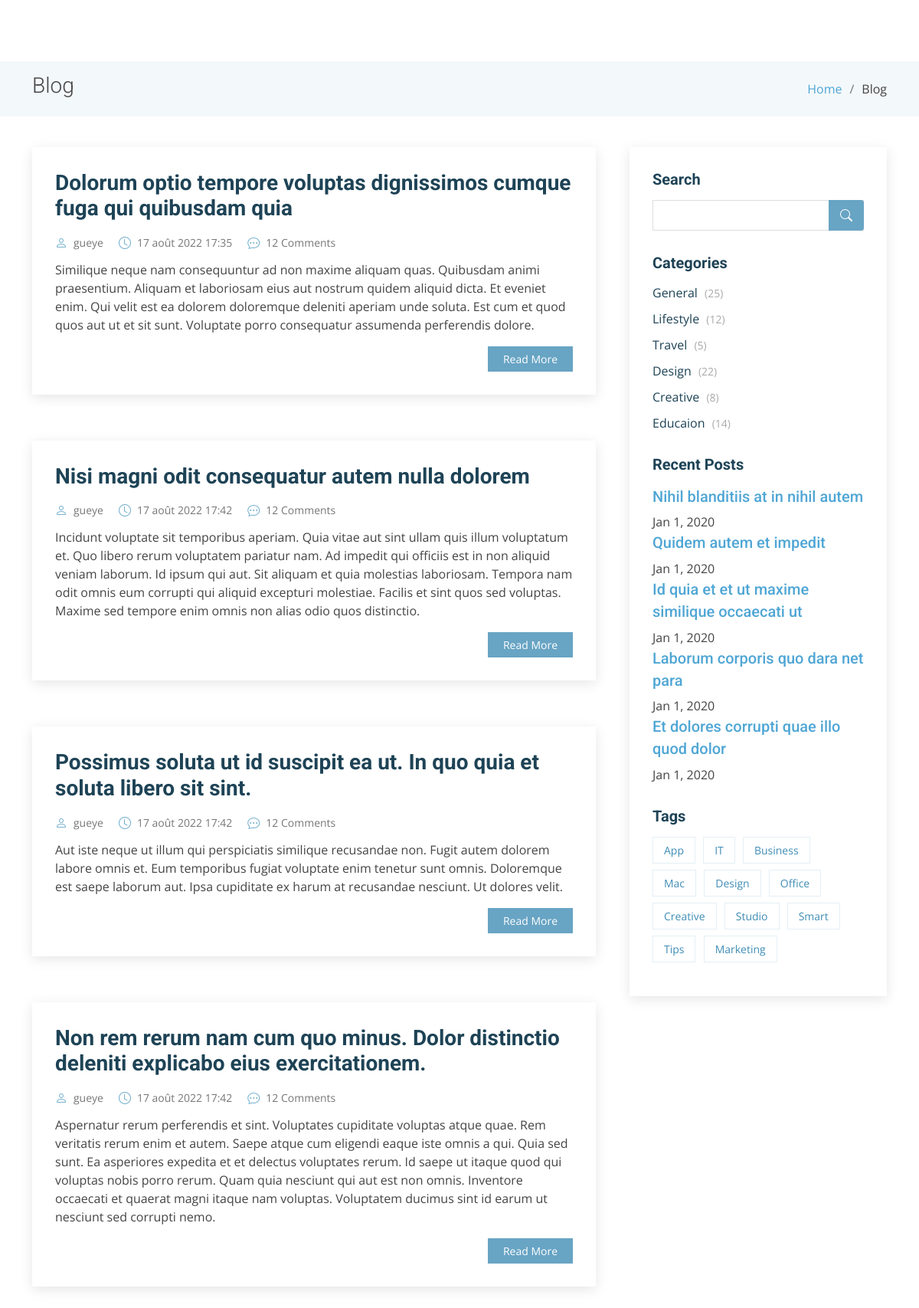
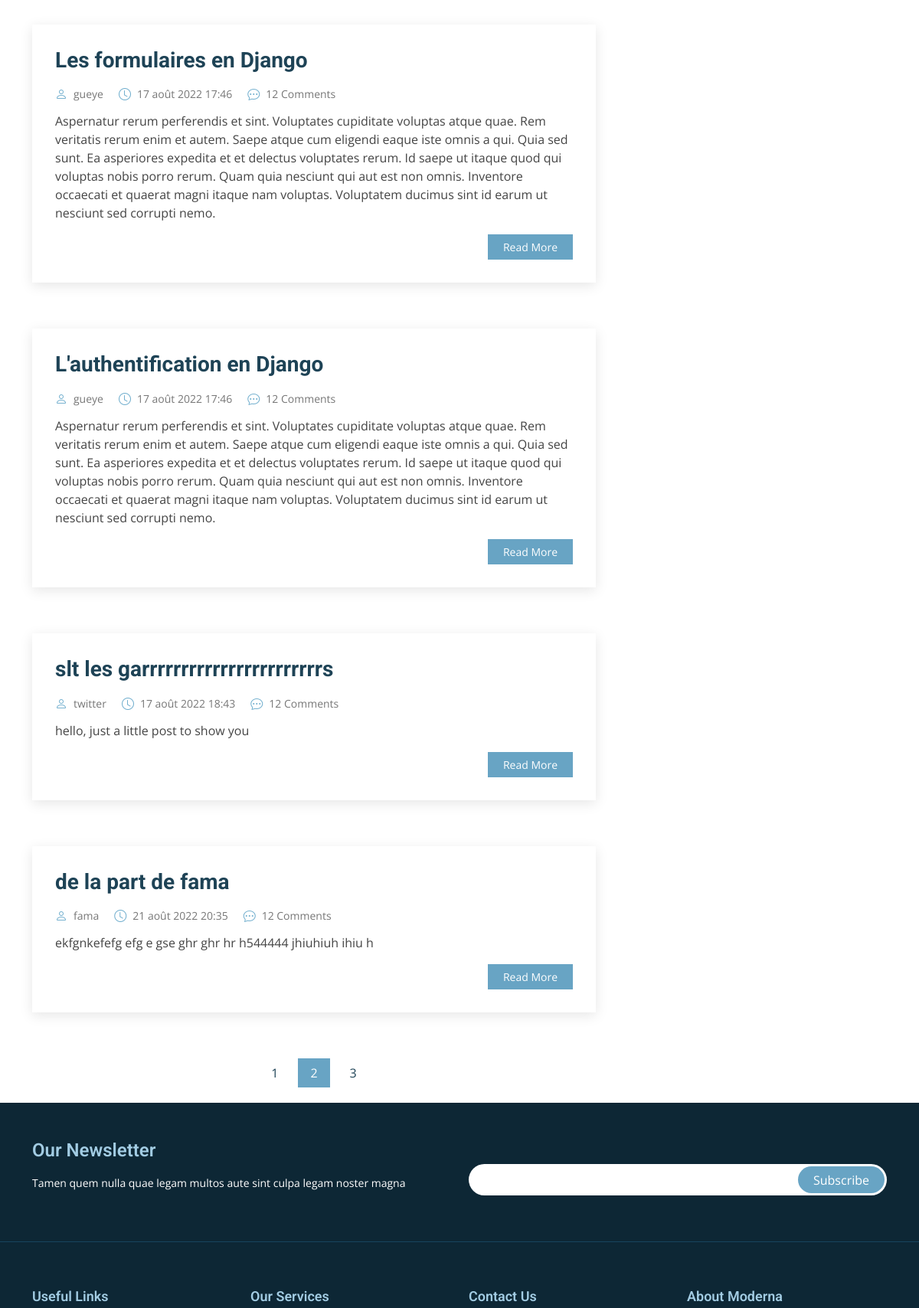
Screenshot of /blog/ (upper part) with the database file from the repository (2 pictures, top to bottom).
### App/models.py (models this page shows)
class Post(models.Model):
    title = models.CharField(max_length=70)
    description = models.CharField(max_length=1000)
    time_pub = models.DateTimeField('date published', default=timezone.now())
    publisher = models.ForeignKey(User, on_delete=models.CASCADE)

class User(AbstractUser):
    first_name = models.CharField(max_length=70)
    last_name = models.CharField(max_length=70)
    statut = models.CharField(max_length=25, default='simple')
    profile_photo = models.ImageField(blank=True)

### App/views.py (the view)
# urls.py: path('blog/', views.blog, name='blog'),
def blog(request):
    posts = Post.objects.all()
    context = {'posts':posts}
    return render(request, 'App/pages/blog.html', context)

### App/templates/App/pages/blog.html
{% extends '../appli/base.html' %}
{% load static %}
{% block content %}
  <main id="main">
    <section class="breadcrumbs">
      <div class="container">
        <div class="d-flex justify-content-between align-items-center">
          <h2>Blog</h2>
          <ol>
            <li><a href="{% url 'accueil' %}">Home</a></li>
            <li>Blog</li>
          </ol>
        </div>
      </div>
    </section>
    <section id="blog" class="blog">
      <div class="container" data-aos="fade-up">
        <div class="row">
          <div class="col-lg-8 entries">
          {% for post in posts%}
            <article class="entry">
              <h2 class="entry-title">
                <a href="{% url 'blogsingle' post.id %}">{{post.title}}</a>
              </h2>
              <div class="entry-meta">
                <ul>
                  <li class="d-flex align-items-center"><i class="bi bi-person"></i> <a href="{% url 'blogsingle' post.id %}">{{ post.publisher }}</a></li>
                  <li class="d-flex align-items-center"><i class="bi bi-clock"></i> <a href="{% url 'blogsingle' post.id %}"><time datetime="2020-01-01">{{post.time_pub}}</time></a></li>
                  <li class="d-flex align-items-center"><i class="bi bi-chat-dots"></i> <a href="{% url 'blogsingle' post.id %}">12 Comments</a></li>
                </ul>
              </div>
              <div class="entry-content">
                <p>
                  {{post.description}}
                </p>
                <div class="read-more">
                  <a href="{% url 'blogsingle' post.id %}">Read More</a>
                </div>
              </div>
            </article>
          {% endfor %}
            <div class="blog-pagination">
              <ul class="justify-content-center">
                <li><a href="#">1</a></li>
                <li class="active"><a href="#">2</a></li>
                <li><a href="#">3</a></li>
              </ul>
            </div>
          </div>
          <div class="col-lg-4">
            <div class="sidebar">
              <h3 class="sidebar-title">Search</h3>
              <div class="sidebar-item search-form">
                <form action="">
                  <input type="text">
                  <button type="submit"><i class="bi bi-search"></i></button>
                </form>
              </div>
              <h3 class="sidebar-title">Categories</h3>
              <div class="sidebar-item categories">
                <ul>
                  <li><a href="#">General <span>(25)</span></a></li>
                  <li><a href="#">Lifestyle <span>(12)</span></a></li>
                  <li><a href="#">Travel <span>(5)</span></a></li>
                  <li><a href="#">Design <span>(22)</span></a></li>
                  <li><a href="#">Creative <span>(8)</span></a></li>
                  <li><a href="#">Educaion <span>(14)</span></a></li>
                </ul>
              </div>
              <h3 class="sidebar-title">Recent Posts</h3>
              <div class="sidebar-item">
                <div class="post-item clearfix">
                  <h4><a href="" class="blockquote">Nihil blanditiis at in nihil autem</a></h4>
                  <time datetime="2020-01-01">Jan 1, 2020</time>
                </div>
                <div class="post-item clearfix">
                  <h4><a href="" class="blockquote">Quidem autem et impedit</a></h4>
                  <time datetime="2020-01-01">Jan 1, 2020</time>
                </div>
                <div class="post-item clearfix">
                  <h4><a href="" class="blockquote">Id quia et et ut maxime similique occaecati ut</a></h4>
                  <time datetime="2020-01-01">Jan 1, 2020</time>
                </div>
                <div class="post-item clearfix">
                  <h4><a href="" class="blockquote">Laborum corporis quo dara net para</a></h4>
                  <time datetime="2020-01-01">Jan 1, 2020</time>
                </div>
                <div class="post-item clearfix">
                  <h4><a href="" class="blockquote">Et dolores corrupti quae illo quod dolor</a></h4>
                  <time datetime="2020-01-01">Jan 1, 2020</time>
                </div>
              </div>
              <h3 class="sidebar-title">Tags</h3>
              <div class="sidebar-item tags">
                <ul>
                  <li><a href="#">App</a></li>
                  <li><a href="#">IT</a></li>
                  <li><a href="#">Business</a></li>
                  <li><a href="#">Mac</a></li>
                  <li><a href="#">Design</a></li>
                  <li><a href="#">Office</a></li>
                  <li><a href="#">Creative</a></li>
                  <li><a href="#">Studio</a></li>
                  <li><a href="#">Smart</a></li>
                  <li><a href="#">Tips</a></li>
                  <li><a href="#">Marketing</a></li>
                </ul>
              </div>
            </div>
          </div>
        </div>
      </div>
    </section>
  </main>
  {%endblock %}

### static/assets/css/style.css (style rules this page uses)
body { font-family: "Open Sans", sans-serif; color: #444; }
a { color: #4fa6d5; text-decoration: none; }
h1, h2, h3, h4, h5, h6, .font-primary { font-family: "Roboto", sans-serif; }
#main { margin-top: 80px; }
section { padding: 60px 0; }
.breadcrumbs { padding: 15px 0; background-color: #f3f8fa; min-height: 40px; }
.breadcrumbs h2 { font-size: 28px; font-weight: 300; }
.breadcrumbs ol { display: flex; flex-wrap: wrap; list-style: none; padding: 0; margin: 0; }
.breadcrumbs ol li+li { padding-left: 10px; }
.breadcrumbs ol li+li::before { display: inline-block; padding-right: 10px; color: #6c757d; content: "/"; }
.blog { padding: 40px 0 20px 0; }
.blog .entry { padding: 30px; margin-bottom: 60px; box-shadow: 0 4px 16px rgba(0, 0, 0, 0.1); }
.blog .entry .entry-title { font-size: 28px; font-weight: bold; padding: 0; margin: 0 0 20px 0; }
.blog .entry .entry-title a { color: #1e4356; transition: 0.3s; }
.blog .entry .entry-meta { margin-bottom: 15px; color: #72afce; }
.blog .entry .entry-meta ul { display: flex; flex-wrap: wrap; list-style: none; align-items: center; padding: 0; margin: 0; }
.blog .entry .entry-meta ul li+li { padding-left: 20px; }
.blog .entry .entry-meta i { font-size: 16px; margin-right: 8px; line-height: 0; }
.blog .entry .entry-meta a { color: #777777; font-size: 14px; display: inline-block; line-height: 1; }
.blog .entry .entry-content p { line-height: 24px; }
.blog .entry .entry-content .read-more { -moz-text-align-last: right; text-align-last: right; }
.blog .entry .entry-content .read-more a { display: inline-block; background: #68A4C4; color: #fff; padding: 6px 20px; transition: 0.3s; font-size: 14px; }
.blog .blog-pagination { color: #387ea2; }
.blog .blog-pagination ul { display: flex; padding: 0; margin: 0; list-style: none; }
.blog .blog-pagination li { margin: 0 5px; transition: 0.3s; }
.blog .blog-pagination li a { color: #1e4356; padding: 7px 16px; display: flex; align-items: center; justify-content: center; }
.blog .blog-pagination li.active, .blog .blog-pagination li:hover { background: #68A4C4; }
.blog .blog-pagination li.active a, .blog .blog-pagination li:hover a { color: #fff; }
.blog .sidebar { padding: 30px; margin: 0 0 60px 20px; box-shadow: 0 4px 16px rgba(0, 0, 0, 0.1); }
.blog .sidebar .sidebar-title { font-size: 20px; font-weight: 700; padding: 0 0 0 0; margin: 0 0 15px 0; color: #1e4356; position: relative; }
.blog .sidebar .sidebar-item { margin-bottom: 30px; }
.blog .sidebar .search-form form { background: #fff; border: 1px solid #ddd; padding: 3px 10px; position: relative; }
.blog .sidebar .search-form form input[type=text] { border: 0; padding: 4px; border-radius: 4px; width: calc(100% - 40px); }
.blog .sidebar .search-form form button { position: absolute; top: 0; right: 0; bottom: 0; border: 0; background: none; font-size: 16px; padding: 0 15px; margin: -1px; background: #68A4C4; color: #fff; transition: 0.3s; border-radius: 0 4px 4px 0; line-height: 0; }
.blog .sidebar .search-form form button i { line-height: 0; }
.blog .sidebar .categories ul { list-style: none; padding: 0; }
.blog .sidebar .categories ul li+li { padding-top: 10px; }
.blog .sidebar .categories ul a { color: #1e4356; transition: 0.3s; }
.blog .sidebar .categories ul a span { padding-left: 5px; color: #aaaaaa; font-size: 14px; }
.blog .sidebar .tags { margin-bottom: -10px; }
.blog .sidebar .tags ul { list-style: none; padding: 0; }
.blog .sidebar .tags ul li { display: inline-block; }
.blog .sidebar .tags ul a { color: #3f8db5; font-size: 14px; padding: 6px 14px; margin: 0 6px 8px 0; border: 1px solid #e4eff5; display: inline-block; transition: 0.3s; }

### rows the page displays
Post: title "Dolorum optio tempore voluptas dignissimos cumque fuga qui quibusdam quia", publisher "gueye", time_pub "17 août 2022 17:35", description "Similique neque nam consequuntur ad non maxime aliquam quas. Quibusdam animi praesentium. Aliquam et laboriosam eius aut nostrum quidem aliquid dicta. Et eveniet enim. Qui velit est ea dolorem doloremque deleniti aperiam unde soluta. Est cum et quod quos aut ut et sit sunt. Voluptate porro consequatur assumenda perferendis dolore."
Post: title "Nisi magni odit consequatur autem nulla dolorem", publisher "gueye", time_pub "17 août 2022 17:42", description "Incidunt voluptate sit temporibus aperiam. Quia vitae aut sint ullam quis illum voluptatum et. Quo libero rerum voluptatem pariatur nam. Ad impedit qui officiis est in non aliquid veniam laborum. Id ipsum qui aut. Sit aliquam et quia molestias laboriosam. Tempora nam odit omnis eum corrupti qui aliquid excepturi molestiae. Facilis et sint quos sed voluptas. Maxime sed tempore enim omnis non alias odio quos distinctio."
Post: title "Possimus soluta ut id suscipit ea ut. In quo quia et soluta libero sit sint.", publisher "gueye", time_pub "17 août 2022 17:42", description "Aut iste neque ut illum qui perspiciatis similique recusandae non. Fugit autem dolorem labore omnis et. Eum temporibus fugiat voluptate enim tenetur sunt omnis. Doloremque est saepe laborum aut. Ipsa cupiditate ex harum at recusandae nesciunt. Ut dolores velit."
Post: title "Non rem rerum nam cum quo minus. Dolor distinctio deleniti explicabo eius exercitationem.", publisher "gueye", time_pub "17 août 2022 17:42", description "Aspernatur rerum perferendis et sint. Voluptates cupiditate voluptas atque quae. Rem veritatis rerum enim et autem. Saepe atque cum eligendi eaque iste omnis a qui. Quia sed sunt. Ea asperiores expedita et et delectus voluptates rerum. Id saepe ut itaque quod qui voluptas nobis porro rerum. Quam quia nesciunt qui aut est non omnis. Inventore occaecati et quaerat magni itaque nam voluptas. Voluptatem ducimus sint id earum ut nesciunt sed corrupti nemo."
Post: title "Les formulaires en Django", publisher "gueye", time_pub "17 août 2022 17:46", description "Aspernatur rerum perferendis et sint. Voluptates cupiditate voluptas atque quae. Rem veritatis rerum enim et autem. Saepe atque cum eligendi eaque iste omnis a qui. Quia sed sunt. Ea asperiores expedita et et delectus voluptates rerum. Id saepe ut itaque quod qui voluptas nobis porro rerum. Quam quia nesciunt qui aut est non omnis. Inventore occaecati et quaerat magni itaque nam voluptas. Voluptatem ducimus sint id earum ut nesciunt sed corrupti nemo."
Post: title "L'authentification en Django", publisher "gueye", time_pub "17 août 2022 17:46", description "Aspernatur rerum perferendis et sint. Voluptates cupiditate voluptas atque quae. Rem veritatis rerum enim et autem. Saepe atque cum eligendi eaque iste omnis a qui. Quia sed sunt. Ea asperiores expedita et et delectus voluptates rerum. Id saepe ut itaque quod qui voluptas nobis porro rerum. Quam quia nesciunt qui aut est non omnis. Inventore occaecati et quaerat magni itaque nam voluptas. Voluptatem ducimus sint id earum ut nesciunt sed corrupti nemo."
Post: title "slt les garrrrrrrrrrrrrrrrrrrrrrrs", publisher "twitter", time_pub "17 août 2022 18:43", description "hello, just a little post to show you"
Post: title "de la part de fama", publisher "fama", time_pub "21 août 2022 20:35", description "ekfgnkefefg efg e gse ghr ghr hr h544444 jhiuhiuh ihiu h"
